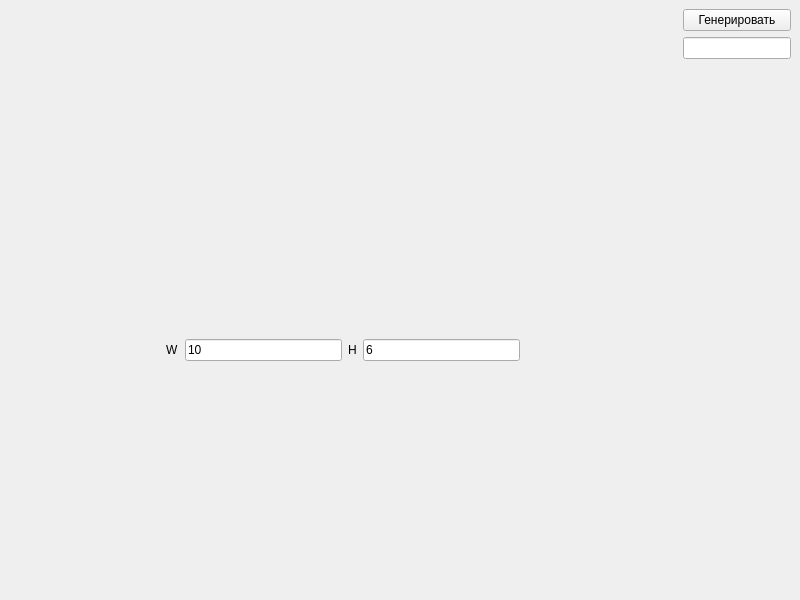
<?xml version="1.0" encoding="UTF-8"?>
<ui version="4.0">
 <class>Manager</class>
 <widget class="QMainWindow" name="Manager">
  <property name="enabled">
   <bool>true</bool>
  </property>
  <property name="geometry">
   <rect>
    <x>0</x>
    <y>0</y>
    <width>800</width>
    <height>600</height>
   </rect>
  </property>
  <property name="sizePolicy">
   <sizepolicy hsizetype="Maximum" vsizetype="Maximum">
    <horstretch>0</horstretch>
    <verstretch>0</verstretch>
   </sizepolicy>
  </property>
  <property name="minimumSize">
   <size>
    <width>800</width>
    <height>600</height>
   </size>
  </property>
  <property name="maximumSize">
   <size>
    <width>16777215</width>
    <height>16777215</height>
   </size>
  </property>
  <property name="windowTitle">
   <string>MainWindow</string>
  </property>
  <widget class="QWidget" name="centralwidget">
   <layout class="QVBoxLayout" name="verticalLayout">
    <item>
     <layout class="QHBoxLayout" name="mainLayout">
      <item>
       <layout class="QVBoxLayout" name="centralLayout">
        <item>
         <layout class="QVBoxLayout" name="gameLayout"/>
        </item>
        <item>
         <spacer name="verticalSpacer">
          <property name="orientation">
           <enum>Qt::Vertical</enum>
          </property>
          <property name="sizeType">
           <enum>QSizePolicy::Fixed</enum>
          </property>
          <property name="sizeHint" stdset="0">
           <size>
            <width>20</width>
            <height>100</height>
           </size>
          </property>
         </spacer>
        </item>
        <item>
         <layout class="QHBoxLayout" name="buttonsLayout">
          <item>
           <spacer name="horizontalSpacer">
            <property name="orientation">
             <enum>Qt::Horizontal</enum>
            </property>
            <property name="sizeHint" stdset="0">
             <size>
              <width>40</width>
              <height>20</height>
             </size>
            </property>
           </spacer>
          </item>
          <item>
           <widget class="QLabel" name="label">
            <property name="text">
             <string>W</string>
            </property>
           </widget>
          </item>
          <item>
           <widget class="QLineEdit" name="widthLineEdit">
            <property name="inputMask">
             <string/>
            </property>
            <property name="text">
             <string>10</string>
            </property>
           </widget>
          </item>
          <item>
           <widget class="QLabel" name="label_2">
            <property name="text">
             <string>H</string>
            </property>
           </widget>
          </item>
          <item>
           <widget class="QLineEdit" name="heightLineEdit">
            <property name="text">
             <string>6</string>
            </property>
           </widget>
          </item>
          <item>
           <spacer name="horizontalSpacer_2">
            <property name="orientation">
             <enum>Qt::Horizontal</enum>
            </property>
            <property name="sizeType">
             <enum>QSizePolicy::Expanding</enum>
            </property>
            <property name="sizeHint" stdset="0">
             <size>
              <width>40</width>
              <height>20</height>
             </size>
            </property>
           </spacer>
          </item>
         </layout>
        </item>
       </layout>
      </item>
      <item>
       <layout class="QVBoxLayout" name="verticalLayout_3">
        <item>
         <widget class="QPushButton" name="generateButton">
          <property name="text">
           <string>Генерировать</string>
          </property>
         </widget>
        </item>
        <item>
         <widget class="QLineEdit" name="lineEdit">
          <property name="sizePolicy">
           <sizepolicy hsizetype="Minimum" vsizetype="Fixed">
            <horstretch>0</horstretch>
            <verstretch>0</verstretch>
           </sizepolicy>
          </property>
         </widget>
        </item>
        <item>
         <spacer name="verticalSpacer_3">
          <property name="orientation">
           <enum>Qt::Vertical</enum>
          </property>
          <property name="sizeHint" stdset="0">
           <size>
            <width>20</width>
            <height>40</height>
           </size>
          </property>
         </spacer>
        </item>
       </layout>
      </item>
     </layout>
    </item>
   </layout>
  </widget>
 </widget>
 <resources/>
 <connections/>
</ui>
